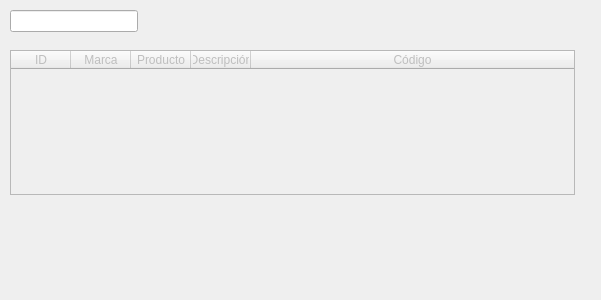
<?xml version="1.0" encoding="UTF-8"?>
<ui version="4.0">
 <class>seleccion_de_productos</class>
 <widget class="QDialog" name="seleccion_de_productos">
  <property name="geometry">
   <rect>
    <x>0</x>
    <y>0</y>
    <width>601</width>
    <height>300</height>
   </rect>
  </property>
  <property name="windowTitle">
   <string>Lista de productos</string>
  </property>
  <property name="windowIcon">
   <iconset>
    <normaloff>imagen/logo.png</normaloff>imagen/logo.png</iconset>
  </property>
  <widget class="QTableWidget" name="tabla_busqueda">
   <property name="enabled">
    <bool>false</bool>
   </property>
   <property name="geometry">
    <rect>
     <x>10</x>
     <y>50</y>
     <width>565</width>
     <height>145</height>
    </rect>
   </property>
   <property name="editTriggers">
    <set>QAbstractItemView::NoEditTriggers</set>
   </property>
   <property name="dragEnabled">
    <bool>false</bool>
   </property>
   <property name="dragDropOverwriteMode">
    <bool>true</bool>
   </property>
   <property name="selectionMode">
    <enum>QAbstractItemView::SingleSelection</enum>
   </property>
   <property name="selectionBehavior">
    <enum>QAbstractItemView::SelectRows</enum>
   </property>
   <property name="verticalScrollMode">
    <enum>QAbstractItemView::ScrollPerItem</enum>
   </property>
   <property name="cornerButtonEnabled">
    <bool>false</bool>
   </property>
   <attribute name="horizontalHeaderDefaultSectionSize">
    <number>60</number>
   </attribute>
   <attribute name="horizontalHeaderStretchLastSection">
    <bool>true</bool>
   </attribute>
   <attribute name="verticalHeaderVisible">
    <bool>false</bool>
   </attribute>
   <attribute name="verticalHeaderHighlightSections">
    <bool>false</bool>
   </attribute>
   <column>
    <property name="text">
     <string>ID</string>
    </property>
   </column>
   <column>
    <property name="text">
     <string>Marca</string>
    </property>
   </column>
   <column>
    <property name="text">
     <string>Producto</string>
    </property>
   </column>
   <column>
    <property name="text">
     <string>Descripción</string>
    </property>
   </column>
   <column>
    <property name="text">
     <string>Código</string>
    </property>
   </column>
  </widget>
  <widget class="QLineEdit" name="lineEdit">
   <property name="geometry">
    <rect>
     <x>10</x>
     <y>10</y>
     <width>128</width>
     <height>22</height>
    </rect>
   </property>
  </widget>
 </widget>
 <resources/>
 <connections/>
</ui>
